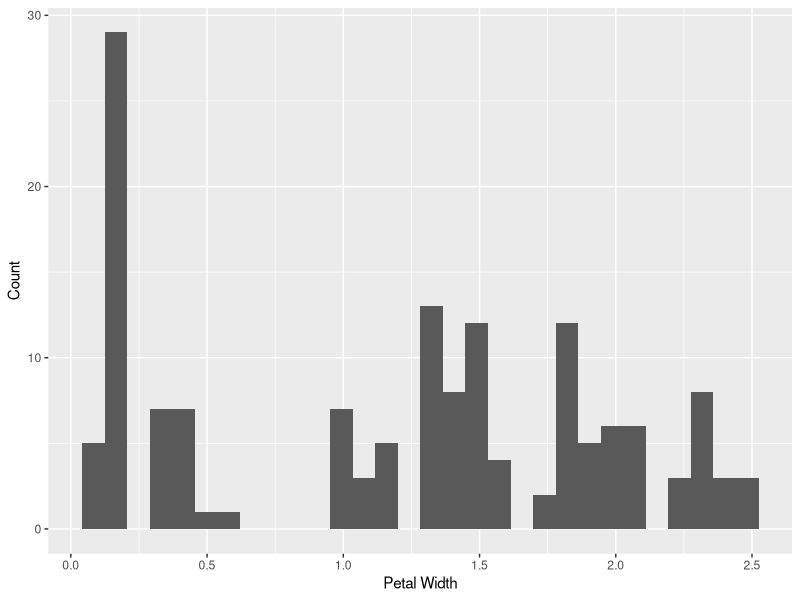
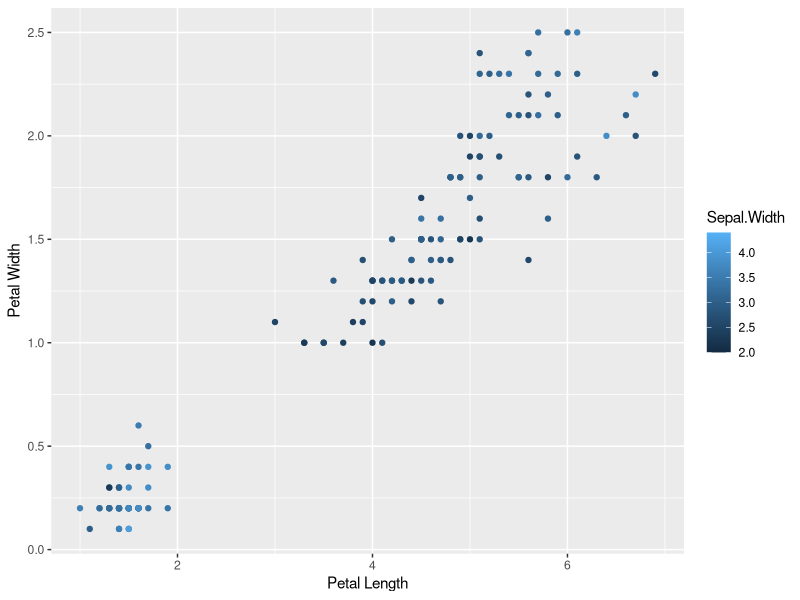

The R source for these figures, in order:
## ---- chunk 1
knitr::opts_chunk$set(echo = TRUE)
library(tidyverse) ## Load tidyverse library
## ---- chunk 2
## This is a code chunk.
head(iris)
## ---- chunk 3
tail(iris)
## ---- chunk 4
max(iris$Sepal.Length)
## ---- chunk 5
ggplot(iris, aes(x=Petal.Width)) + geom_histogram() + labs(x = "Petal Width", y = "Count")
## ---- chunk 6
    ggplot(iris, aes(x=Petal.Length , y= Petal.Width)) + geom_point(aes(color=Sepal.Width)) + labs(x = "Petal Length" , y = "Petal Width") 
    
